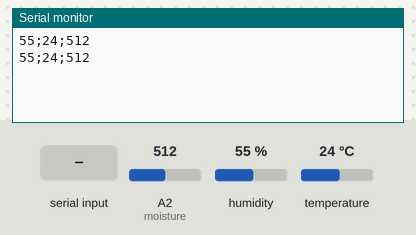
A sketch run on a simulated Arduino Uno, built with avr-gcc and run on an emulated ATmega328P. Shown: the last lines printed to the serial monitor. The inputs (shaded band) are chosen by the test bench; at power-on: humidity 55 %, A2 (moisture) = 512, temperature 24 °C.

Above: at 1.2 s.
1.3 s: "1" received over Serial
At 2.9 s:
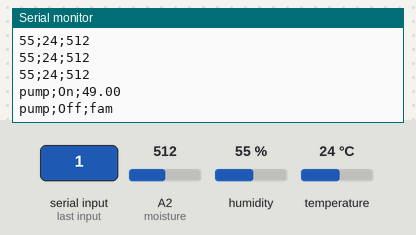
3.6 s: humidity set to 22 %
At 4.9 s:
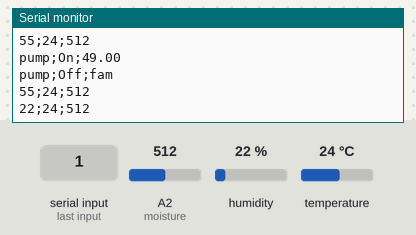
5.1 s: A2 (moisture) set to 716
At 5.6 s:
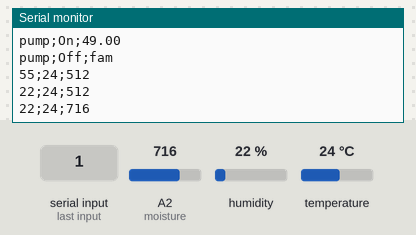
6.6 s: temperature set to 12 °C
At 7.6 s:
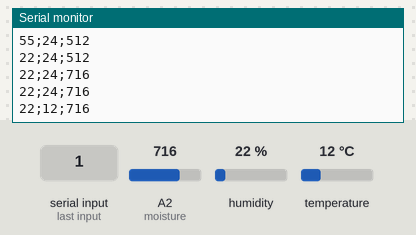
8.1 s: "0" received over Serial
At 8.7 s:
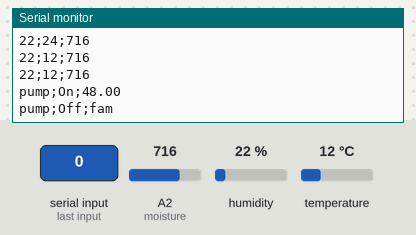
9.6 s: A2 (moisture) set to 900
At 10.7 s:
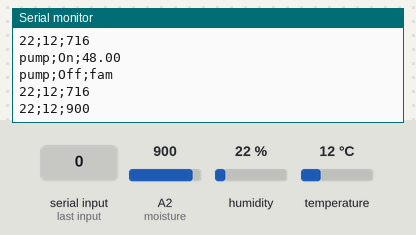
Timing chart, 0 to 12.1 s (numbered marks = the images above; inputs shaded):
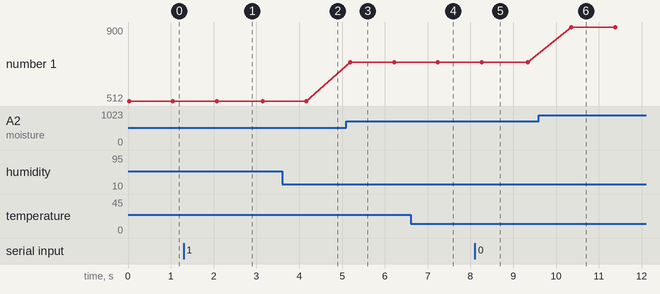

Measured:
- after the input at 1.3 s, the serial monitor: prints a new line after 0.78 s (image 1)
- after the input at 3.6 s, the serial monitor: prints a new line after 0.57 s (image 2)
- after the input at 5.1 s, the serial monitor: prints a new line after 0.09 s (image 3)
- after the input at 6.6 s, the serial monitor: prints a new line after 0.64 s (image 4)
- after the input at 8.1 s, the serial monitor: prints a new line after 0.17 s (image 5)
- after the input at 9.6 s, the serial monitor: prints a new line after 0.76 s (image 6)
- plotted number 1: 512 → 716 after the input at 5.1 s, 716 → 900 after the input at 9.6 s

The sketch:

pot.ino
```cpp
#include <dht11.h>

#define moisture A2
#define dht11pin 9
dht11 dht;

int airHum;
int airTemp;
int soilHum;

void setup() {
  Serial.begin(9600);
}

void loop() {
  int check;
  check = dht.read(dht11pin);
  airHum = dht.humidity;
  airTemp = dht.temperature;
  soilHum = analogRead(moisture);


  Serial.print(airHum);
  Serial.print(";");
  Serial.print(airTemp);
  Serial.print(";");
  Serial.println(soilHum);
  if(Serial.available() > 0)
  {
    turnPump(Serial.read());
  }
  delay(1000);
}

void turnPump(float msec)
{
  Serial.print("pump;On;");
  Serial.println(msec);
  delay(msec);
  Serial.println("pump;Off;fam");
}
```
